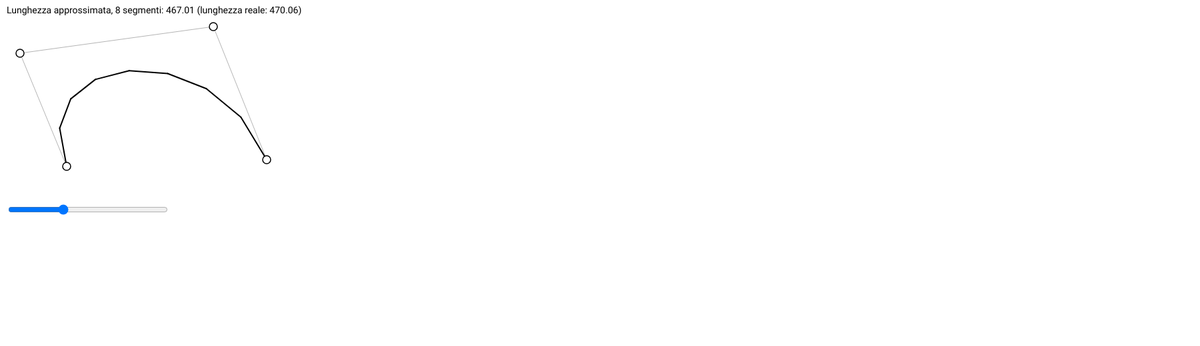
Frame 1 (no input)
Frame 60 (no input): identical to frame 1, image omitted
Frame 120 (the mouse pressed at the canvas centre since frame 60): identical to frame 1, image omitted

The p5.js sketch that drew this single still picture (run headless with seeded random() and noise() and a simulated clock; from frame 60 on, the mouse is pressed at the canvas centre):

// p5.js sketch
// ── sketch.js
// ======================================================
// Bezier Length Approximation — p5.js
// Replica molto fedele all'originale Bezier.js
// ======================================================

let points = [];
let selectedPoint = null;
let stepsSlider;

// scegli:
// "quadratic"
// "cubic"
const curveType = "cubic";

// ======================================================
// SETUP
// ======================================================

function setup() {
  createCanvas(1800, 520);

  if (curveType === "quadratic") {
    points = [
      createVector(70, 250),
      createVector(250, 40),
      createVector(430, 250)
    ];
  } else {
    points = [
      createVector(100, 250),
      createVector(30, 80),
      createVector(320, 40),
      createVector(400, 240)
    ];
  }

  // slider segmenti
  stepsSlider = createSlider(
    2,
    20,
    curveType === "quadratic" ? 4 : 8
  );

  stepsSlider.position(10, 305);
  stepsSlider.style("width", "240px");

  textFont("roboto");
  textSize(14);
}

// ======================================================
// DRAW
// ======================================================

function draw() {
  background(255);

  const steps = stepsSlider.value();

  // lunghezza vera approssimata ad alta precisione
  const trueLength = getTrueLength();

  // LUT
  const LUT = [];

  for (let i = 0; i <= steps; i++) {
    const t = i / steps;

    LUT.push(
      curveType === "quadratic"
        ? quadraticPoint(t)
        : cubicPoint(t)
    );
  }

  // ==================================================
  // skeleton azzurro chiaro
  // ==================================================

  stroke(180);
  strokeWeight(1);
  noFill();

  beginShape();

  for (let p of points) {
    vertex(p.x, p.y);
  }

  endShape();

  // ==================================================
  // approssimazione rossa
  // ==================================================

  stroke("black");
  strokeWeight(2);
  noFill();

  let approxLength = 0;

  for (let i = 1; i < LUT.length; i++) {
    const p0 = LUT[i - 1];
    const p1 = LUT[i];

    line(p0.x, p0.y, p1.x, p1.y);

    approxLength += dist(
      p0.x,
      p0.y,
      p1.x,
      p1.y
    );
  }

  // ==================================================
  // control points
  // ==================================================

  stroke(0);
  strokeWeight(1.5);
  fill(255);

  for (let p of points) {
    circle(p.x, p.y, 12);
  }

  // ==================================================
  // testo
  // ==================================================

  noStroke();
  fill(0);

  text(
    `Lunghezza approssimata, ${steps} segmenti: ${approxLength.toFixed(2)} (lunghezza reale: ${trueLength.toFixed(2)})`,
    10,
    20
  );
}

// ======================================================
// QUADRATIC BEZIER
// ======================================================

function quadraticPoint(t) {
  const p0 = points[0];
  const p1 = points[1];
  const p2 = points[2];

  const mt = 1 - t;

  return createVector(
    mt * mt * p0.x +
    2 * mt * t * p1.x +
    t * t * p2.x,

    mt * mt * p0.y +
    2 * mt * t * p1.y +
    t * t * p2.y
  );
}

// ======================================================
// CUBIC BEZIER
// ======================================================

function cubicPoint(t) {
  const p0 = points[0];
  const p1 = points[1];
  const p2 = points[2];
  const p3 = points[3];

  const mt = 1 - t;

  return createVector(
    mt * mt * mt * p0.x +
    3 * mt * mt * t * p1.x +
    3 * mt * t * t * p2.x +
    t * t * t * p3.x,

    mt * mt * mt * p0.y +
    3 * mt * mt * t * p1.y +
    3 * mt * t * t * p2.y +
    t * t * t * p3.y
  );
}

// ======================================================
// TRUE LENGTH
// ======================================================

function getTrueLength() {
  let total = 0;

  let prev =
    curveType === "quadratic"
      ? quadraticPoint(0)
      : cubicPoint(0);

  const precision = 500;

  for (let i = 1; i <= precision; i++) {
    const t = i / precision;

    const p =
      curveType === "quadratic"
        ? quadraticPoint(t)
        : cubicPoint(t);

    total += dist(
      prev.x,
      prev.y,
      p.x,
      p.y
    );

    prev = p;
  }

  return total;
}

// ======================================================
// DRAGGING
// ======================================================

function mousePressed() {
  for (let p of points) {
    if (dist(mouseX, mouseY, p.x, p.y) < 10) {
      selectedPoint = p;
      break;
    }
  }
}

function mouseDragged() {
  if (selectedPoint) {
    selectedPoint.x = mouseX;
    selectedPoint.y = mouseY;
  }
}

function mouseReleased() {
  selectedPoint = null;
}
